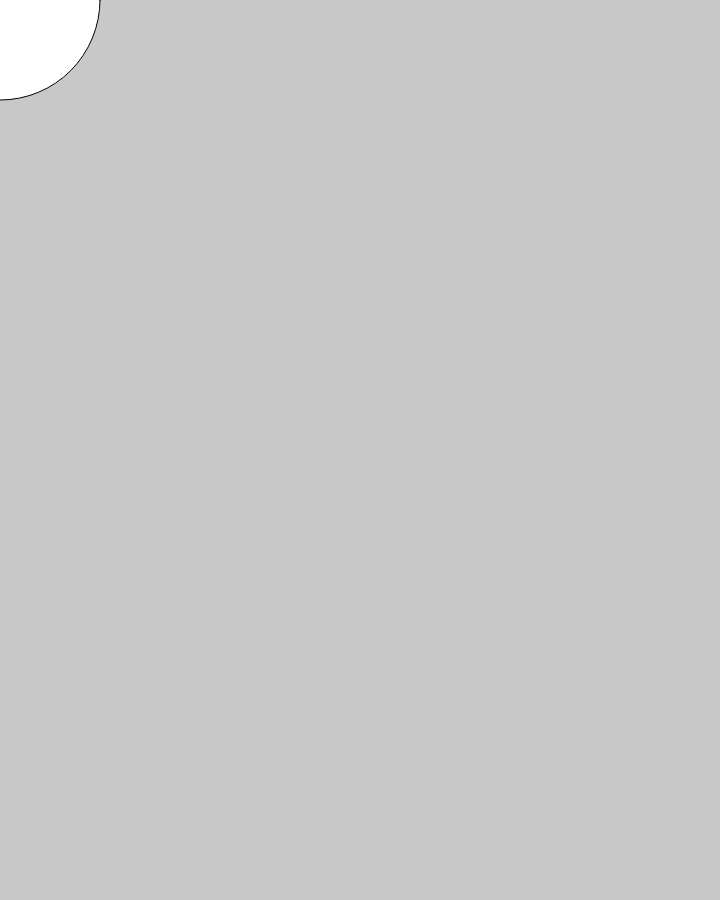
Frame 1 (no input)
Frame 60 (no input): identical to frame 1, image omitted
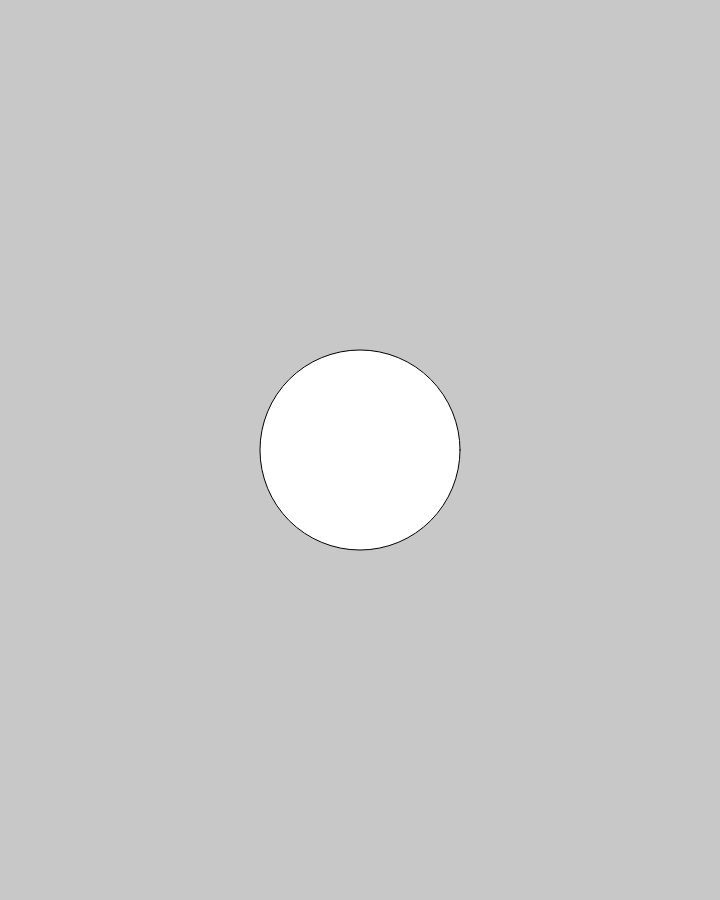
Frame 120 (the mouse pressed at the canvas centre since frame 60)

The p5.js sketch that drew these frames (run headless with seeded random() and noise() and a simulated clock; from frame 60 on, the mouse is pressed at the canvas centre):

// p5.js sketch
// ── sketch.js
/* - - Setup - - */
function setup() {
  /* insta 4/5 */
  createCanvas(720, 900);

  // initial styling
  background(200);
}

/* - - Draw - - */
function draw() {
  background(200); // 0—255, 0 = black, 255 = white

  // draw our ellipse
  fill(255);
  ellipse(mouseX, mouseY, 200, 200);
}

// ── style.css
/* reset our CSS */
body,
html {
  margin: 0;
}

* {
  box-sizing: border-box;
}
